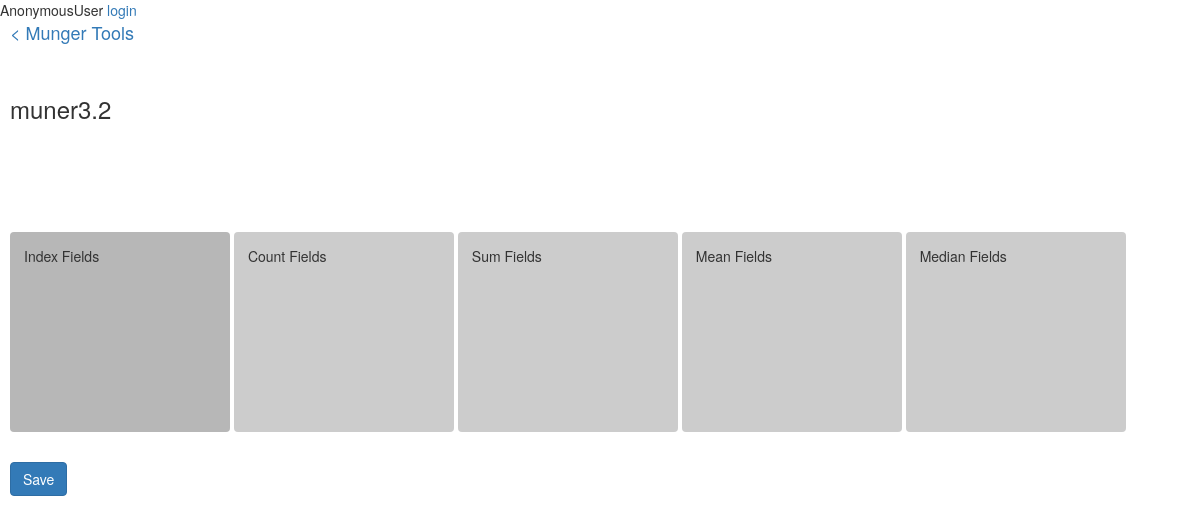
Page /script_builder/pivot_builder/5 on the committed database.
### script_builder/models.py (models this page shows, shortened)
class MungerBuilder(models.Model):
    munger_name = models.CharField(max_length=200)
    input_folder = models.CharField(max_length=999, null=True, blank=True)
    input_filename = models.CharField(max_length=200, null=True, blank=True)
    output_folder = models.CharField(max_length=999, null=True, blank=True)
    output_filename = models.CharField(max_length=200, null=True, blank=True)
    rows_to_delete_top = models.IntegerField(null=True, blank=True)
    rows_to_delete_bottom = models.IntegerField(null=True, blank=True)

class FieldType(models.Model):
    type_name = models.CharField(max_length=200)

### script_builder/views.py (the view)
# urls.py: url(r'^pivot_builder/(?P<munger_builder_id>[0-9]+)$', views.pivot_builder, name='pivot_builder'),
def pivot_builder(request, munger_builder_id):
    mb = MungerBuilder.objects.get(pk=munger_builder_id)
    fields = mb.data_fields.all()
    field_types = [ft.type_name for ft in FieldType.objects.all()]
    context = {'mb': mb, 'fields': fields, 'field_types': field_types}
    return render(request, 'script_builder/pivot_builder.html', context)

### script_builder/models.py (called while the page is built)
    def active_name(self):
        if self.new_name:
            return self.new_name
        else:
            return self.current_name

### script_builder/templates/script_builder/pivot_builder.html (shortened to what this page needs)
{% extends "base.html" %}
{% load humanize %}
{% block back_link %}
  <p><a class=back-link href="{% url 'munger_tools' mb.id %}">< Munger Tools</a></p>
{% endblock %}
{% block content %}
    <h3>{{ mb.munger_name }}</h3>
    {% if fields %}
      <div id="field-source-bank" class="field-source-bank">
      </div>
    {% else %}
        <p>No fields are available.</p>
    {% endif %}
    {% for field_type in field_types %}
      <div id="{{ field_type }}-dropzone" type="{{ field_type }}" class="dropzone"> {{ field_type|capfirst }} Fields</div>
    {% endfor %}
    <input id="save-pivot-fields" name="save-pivot-fields" class="btn btn-primary" type="submit" value="Save" />
{% endblock content %}

### static/extra_css.css (style rules this page uses)
.back-link { font-size: 18px; }

### static/pivot_table.css (style rules this page uses)
#index-dropzone { background-color: #b7b7b7; }
.dropzone { background-color: #ccc; border: dashed 4px transparent; border-radius: 4px; margin: 10px auto 30px; padding: 10px; width: 220px; height: 200px; display: inline-block; transition: background-color 0.3s; }

### rows in the picture
MungerBuilder: munger_name "muner3.2"
FieldType: field_types "Index"
FieldType: field_types "Count"
FieldType: field_types "Sum"
FieldType: field_types "Mean"
FieldType: field_types "Median"

### other values in the picture
{{ user }} "AnonymousUser"
